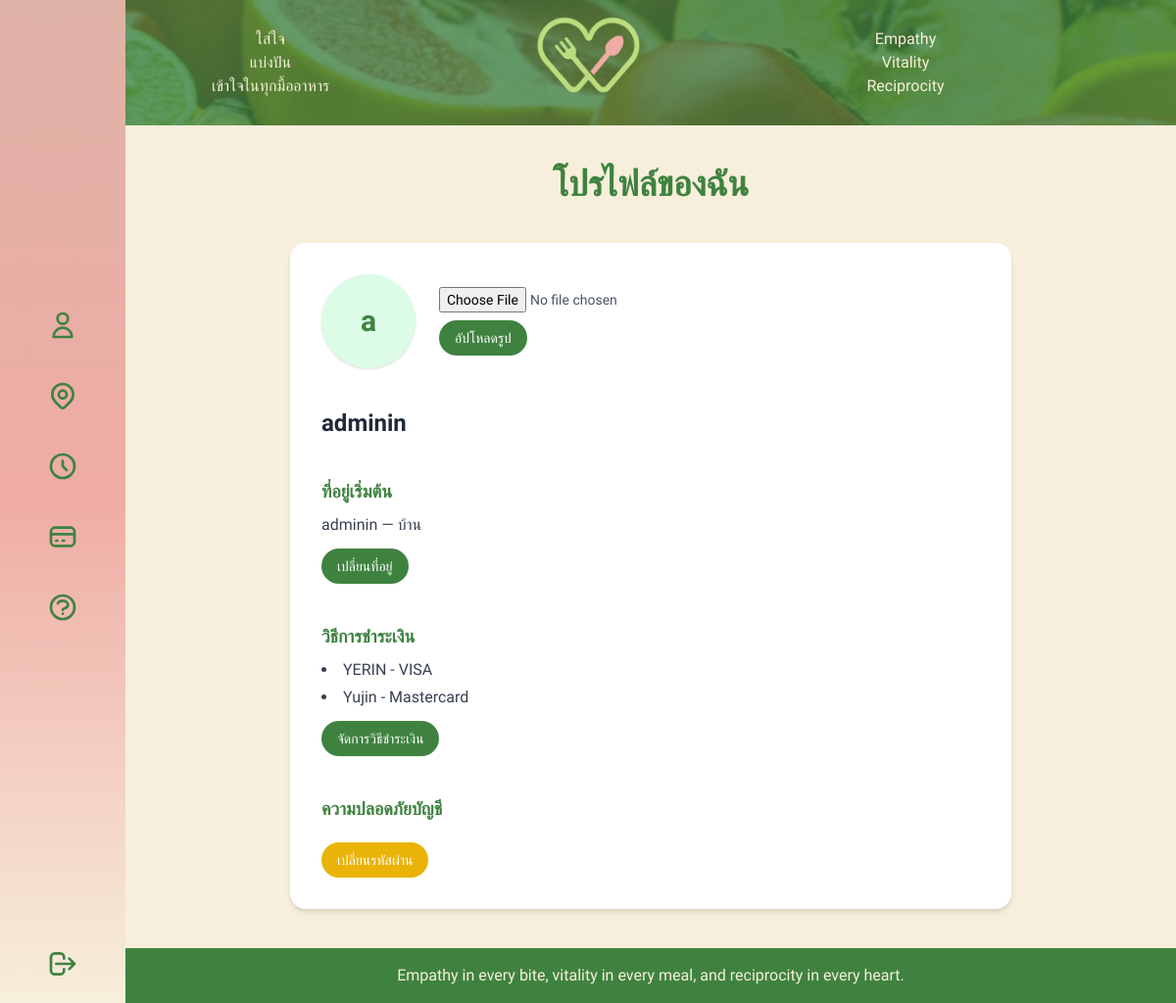
The app's page /profile/ (signed in) with its own data.
### myapp/models.py (models this page shows, shortened)
class Address(models.Model):
    user        = models.ForeignKey(User, on_delete=models.CASCADE, related_name='addresses')
    label       = models.CharField("ชื่อที่อยู่", max_length=100, default='', blank=True)
    full_address = models.TextField("ที่อยู่", default='')
    subdistrict = models.CharField("ตำบล", max_length=100, blank=True)
    district    = models.CharField("อำเภอ", max_length=100, blank=True)
    province    = models.CharField("จังหวัด", max_length=100, blank=True)
    zipcode     = models.CharField("รหัสไปรษณีย์", max_length=10, blank=True)
    is_default  = models.BooleanField("ตั้งเป็นค่ามาตรฐาน", default=False)
    order       = models.PositiveIntegerField(default=0)
    def __str__(self):
        return f"{self.user.username} — {self.label or self.full_address[:30]}"

class PaymentMethod(models.Model):
    user    = models.ForeignKey(User, on_delete=models.CASCADE, related_name='payment_methods')
    name    = models.CharField("ชื่อบัตร/บัญชี", max_length=50)
    details = models.CharField("รายละเอียด", max_length=255)

### myapp/views.py (the view)
# urls.py: path('profile/', views.profile, name='profile'),
@login_required
def profile(request):
    default_address = Address.objects.filter(user=request.user, is_default=True).first()
    return render(request, 'profile.html', {
        'default_address': default_address
    })

### myapp/templates/profile.html (shortened to what this page needs)
{% extends 'base.html' %}
{% load static %}
{% block content %}
<div class="container mx-auto px-4 py-10 max-w-3xl">
  <h1 class="text-4xl font-bold text-[#3F8240] mb-10 text-center">โปรไฟล์ของฉัน</h1>
  <div class="bg-white rounded-2xl shadow-md p-8 space-y-10">
    <div class="flex items-center space-x-6">
      {% if user.profile.image %}
        <img src="{{ user.profile.image.url }}" class="w-24 h-24 rounded-full object-cover border-4 border-[#3F8240] shadow" alt="Profile Picture">
      {% else %}
        <div class="w-24 h-24 rounded-full bg-green-100 flex items-center justify-center text-3xl text-[#3F8240] font-bold shadow">
          {{ user.username|first }}
        </div>
      {% endif %}
      <form method="POST" enctype="multipart/form-data" class="flex flex-col gap-2">
        <input type="file" name="image" accept="image/*" class="text-sm text-gray-600">
        <button type="submit" class="bg-[#3F8240] hover:bg-[#2a5a2b] text-white text-sm px-4 py-2 rounded-full w-fit">อัปโหลดรูป</button>
      </form>
    </div>
    <div>
      <h2 class="text-2xl font-bold text-gray-800">{{ user.username }}</h2>
    </div>
    <div>
      <h3 class="text-lg font-semibold text-[#3F8240] mb-2">ที่อยู่เริ่มต้น</h3>
      {% if default_address %}
        <p class="text-gray-700">{{ default_address }}</p>
      {% else %}
        <p class="text-gray-400 italic">ยังไม่ได้ตั้งค่าที่อยู่เริ่มต้น</p>
      {% endif %}
      <a href="{% url 'address_list' %}" class="inline-block mt-3 bg-[#3F8240] hover:bg-[#2a5a2b] text-white px-4 py-2 rounded-full text-sm">
        เปลี่ยนที่อยู่
      </a>
    </div>
    <div>
      <h3 class="text-lg font-semibold text-[#3F8240] mb-2">วิธีการชำระเงิน</h3>
      {% if user.payment_methods.exists %}
        <ul class="list-disc list-inside text-gray-700 space-y-1">
          {% for payment in user.payment_methods.all %}
            <li>{{ payment.name }} - {{ payment.details }}</li>
          {% endfor %}
        </ul>
      {% else %}
        <p class="text-gray-400 italic">ยังไม่ได้เพิ่มวิธีชำระเงิน</p>
      {% endif %}
      <a href="{% url 'payment_methods' %}" class="inline-block mt-3 bg-[#3F8240] hover:bg-[#2a5a2b] text-white px-4 py-2 rounded-full text-sm">
        จัดการวิธีชำระเงิน
      </a>
    </div>
    <div>
      <h3 class="text-lg font-semibold text-[#3F8240] mb-2">ความปลอดภัยบัญชี</h3>
      <a href="{% url 'password_change' %}" class="inline-block mt-3 bg-yellow-500 hover:bg-yellow-600 text-white px-4 py-2 rounded-full text-sm">
        เปลี่ยนรหัสผ่าน
      </a>
    </div>
  </div>
</div>
{% endblock %}

### myapp/templates/base.html (style rules this page uses)
body { font-family:'Prompt','Montserrat',sans-serif; }

### records on screen
Address: user+label "adminin — บ้าน"
PaymentMethod: name "YERIN", details "VISA"
PaymentMethod: name "Yujin", details "Mastercard"

### other values on screen
{{ user.username|first }} "a"
{{ user.username }} "adminin"
